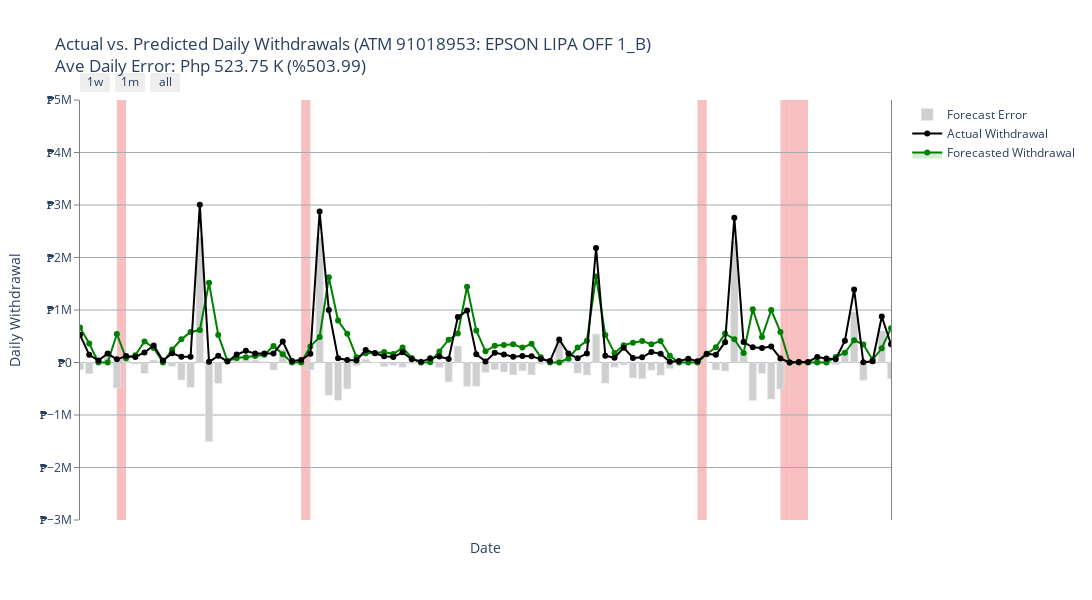
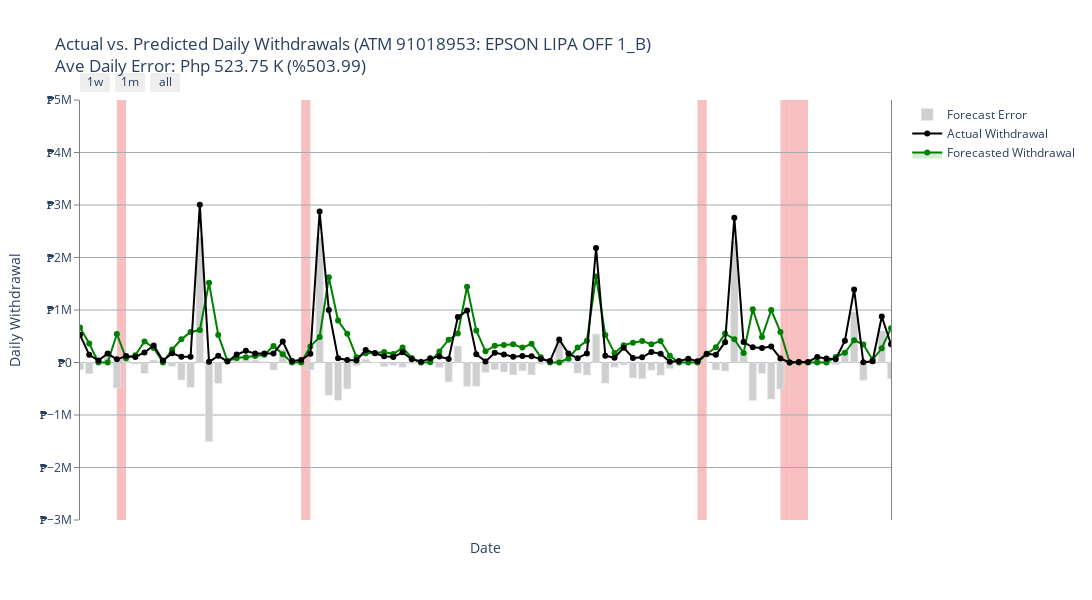

These figures' notebook cell, in order:
### Code cell
visual(all_,holidays,path+'Prophet Visuals/')

### Figure 1 — Plotly figure (JSON) as saved in the notebook; plotly's stock layout.template omitted (floating-point values rounded to 4 significant figures; data arrays with more than 128 entries replaced by an {"elided": "..."} marker saying what was removed)
{"data": [{"line": {"width": 0}, "marker": {"color": "rgba(44,160,44,0.2)"}, "mode": "lines", "name": "Lower Bound", "showlegend": false, "type": "scatter", "x": {"elided": "1082 str values"}, "y": {"elided": "1082 float values"}}, {"fill": "tonexty", "fillcolor": "rgba(44,160,44,0.2)", "line": {"color": "green"}, "mode": "lines+markers", "name": "Forecasted Withdrawal", "showlegend": true, "type": "scatter", "x": {"elided": "1082 str values"}, "y": {"elided": "1082 float values"}}, {"fill": "tonexty", "fillcolor": "rgba(44,160,44,0.2)", "line": {"width": 0}, "marker": {"color": "rgba(44,160,44,0.2)"}, "mode": "lines", "name": "Upper Bound", "showlegend": false, "type": "scatter", "x": {"elided": "1082 str values"}, "y": {"elided": "1082 float values"}}, {"line": {"color": "rgba(0,0,0,1)"}, "mode": "lines+markers", "name": "Actual Withdrawal", "showlegend": true, "type": "scatter", "x": {"elided": "1082 str values"}, "y": {"elided": "1082 int values"}}, {"marker": {"color": "rgba(207,207,207,1)"}, "name": "Forecast Error", "showlegend": true, "type": "bar", "x": {"elided": "1082 str values"}, "y": {"elided": "1082 float values"}}], "layout": {"height": 600, "paper_bgcolor": "rgb(255,255,255)", "plot_bgcolor": "rgb(255,255,255)", "shapes": [{"fillcolor": "LightCoral", "layer": "below", "line": {"width": 0}, "opacity": 0.5, "type": "rect", "x0": "2017-01-01", "x1": "2017-01-02", "xref": "x", "y0": 0, "y1": 1, "yref": "paper"}, {"fillcolor": "LightCoral", "layer": "below", "line": {"width": 0}, "opacity": 0.5, "type": "rect", "x0": "2017-01-28", "x1": "2017-01-29", "xref": "x", "y0": 0, "y1": 1, "yref": "paper"}, {"fillcolor": "LightCoral", "layer": "below", "line": {"width": 0}, "opacity": 0.5, "type": "rect", "x0": "2017-02-25", "x1": "2017-02-26", "xref": "x", "y0": 0, "y1": 1, "yref": "paper"}, {"fillcolor": "LightCoral", "layer": "below", "line": {"width": 0}, "opacity": 0.5, "type": "rect", "x0": "2017-04-09", "x1": "2017-04-10", "xref": "x", "y0": 0, "y1": 1, "yref": "paper"}, {"fillcolor": "LightCoral", "layer": "below", "line": {"width": 0}, "opacity": 0.5, "type": "rect", "x0": "2017-04-13", "x1": "2017-04-14", "xref": "x", "y0": 0, "y1": 1, "yref": "paper"}, {"fillcolor": "LightCoral", "layer": "below", "line": {"width": 0}, "opacity": 0.5, "type": "rect", "x0": "2017-04-14", "x1": "2017-04-15", "xref": "x", "y0": 0, "y1": 1, "yref": "paper"}, {"fillcolor": "LightCoral", "layer": "below", "line": {"width": 0}, "opacity": 0.5, "type": "rect", "x0": "2017-04-15", "x1": "2017-04-16", "xref": "x", "y0": 0, "y1": 1, "yref": "paper"}, {"fillcolor": "LightCoral", "layer": "below", "line": {"width": 0}, "opacity": 0.5, "type": "rect", "x0": "2017-05-01", "x1": "2017-05-02", "xref": "x", "y0": 0, "y1": 1, "yref": "paper"}, {"fillcolor": "LightCoral", "layer": "below", "line": {"width": 0}, "opacity": 0.5, "type": "rect", "x0": "2017-06-12", "x1": "2017-06-13", "xref": "x", "y0": 0, "y1": 1, "yref": "paper"}, {"fillcolor": "LightCoral", "layer": "below", "line": {"width": 0}, "opacity": 0.5, "type": "rect", "x0": "2017-06-26", "x1": "2017-06-27", "xref": "x", "y0": 0, "y1": 1, "yref": "paper"}, {"fillcolor": "LightCoral", "layer": "below", "line": {"width": 0}, "opacity": 0.5, "type": "rect", "x0": "2017-08-21", "x1": "2017-08-22", "xref": "x", "y0": 0, "y1": 1, "yref": "paper"}, {"fillcolor": "LightCoral", "layer": "below", "line": {"width": 0}, "opacity": 0.5, "type": "rect", "x0": "2017-08-28", "x1": "2017-08-29", "xref": "x", "y0": 0, "y1": 1, "yref": "paper"}, {"fillcolor": "LightCoral", "layer": "below", "line": {"width": 0}, "opacity": 0.5, "type": "rect", "x0": "2017-09-01", "x1": "2017-09-02", "xref": "x", "y0": 0, "y1": 1, "yref": "paper"}, {"fillcolor": "LightCoral", "layer": "below", "line": {"width": 0}, "opacity": 0.5, "type": "rect", "x0": "2017-10-31", "x1": "2017-11-01", "xref": "x", "y0": 0, "y1": 1, "yref": "paper"}, {"fillcolor": "LightCoral", "layer": "below", "line": {"width": 0}, "opacity": 0.5, "type": "rect", "x0": "2017-11-01", "x1": "2017-11-02", "xref": "x", "y0": 0, "y1": 1, "yref": "paper"}, {"fillcolor": "LightCoral", "layer": "below", "line": {"width": 0}, "opacity": 0.5, "type": "rect", "x0": "2017-11-30", "x1": "2017-12-01", "xref": "x", "y0": 0, "y1": 1, "yref": "paper"}, {"fillcolor": "LightCoral", "layer": "below", "line": {"width": 0}, "opacity": 0.5, "type": "rect", "x0": "2017-12-24", "x1": "2017-12-25", "xref": "x", "y0": 0, "y1": 1, "yref": "paper"}, {"fillcolor": "LightCoral", "layer": "below", "line": {"width": 0}, "opacity": 0.5, "type": "rect", "x0": "2017-12-25", "x1": "2017-12-26", "xref": "x", "y0": 0, "y1": 1, "yref": "paper"}, {"fillcolor": "LightCoral", "layer": "below", "line": {"width": 0}, "opacity": 0.5, "type": "rect", "x0": "2017-12-30", "x1": "2017-12-31", "xref": "x", "y0": 0, "y1": 1, "yref": "paper"}, {"fillcolor": "LightCoral", "layer": "below", "line": {"width": 0}, "opacity": 0.5, "type": "rect", "x0": "2017-12-31", "x1": "2018-01-01", "xref": "x", "y0": 0, "y1": 1, "yref": "paper"}, {"fillcolor": "LightCoral", "layer": "below", "line": {"width": 0}, "opacity": 0.5, "type": "rect", "x0": "2018-01-01", "x1": "2018-01-02", "xref": "x", "y0": 0, "y1": 1, "yref": "paper"}, {"fillcolor": "LightCoral", "layer": "below", "line": {"width": 0}, "opacity": 0.5, "type": "rect", "x0": "2018-02-16", "x1": "2018-02-17", "xref": "x", "y0": 0, "y1": 1, "yref": "paper"}, {"fillcolor": "LightCoral", "layer": "below", "line": {"width": 0}, "opacity": 0.5, "type": "rect", "x0": "2018-02-25", "x1": "2018-02-26", "xref": "x", "y0": 0, "y1": 1, "yref": "paper"}, {"fillcolor": "LightCoral", "layer": "below", "line": {"width": 0}, "opacity": 0.5, "type": "rect", "x0": "2018-03-29", "x1": "2018-03-30", "xref": "x", "y0": 0, "y1": 1, "yref": "paper"}, {"fillcolor": "LightCoral", "layer": "below", "line": {"width": 0}, "opacity": 0.5, "type": "rect", "x0": "2018-03-30", "x1": "2018-03-31", "xref": "x", "y0": 0, "y1": 1, "yref": "paper"}, {"fillcolor": "LightCoral", "layer": "below", "line": {"width": 0}, "opacity": 0.5, "type": "rect", "x0": "2018-03-31", "x1": "2018-04-01", "xref": "x", "y0": 0, "y1": 1, "yref": "paper"}, {"fillcolor": "LightCoral", "layer": "below", "line": {"width": 0}, "opacity": 0.5, "type": "rect", "x0": "2018-04-09", "x1": "2018-04-10", "xref": "x", "y0": 0, "y1": 1, "yref": "paper"}, {"fillcolor": "LightCoral", "layer": "below", "line": {"width": 0}, "opacity": 0.5, "type": "rect", "x0": "2018-05-01", "x1": "2018-05-02", "xref": "x", "y0": 0, "y1": 1, "yref": "paper"}, {"fillcolor": "LightCoral", "layer": "below", "line": {"width": 0}, "opacity": 0.5, "type": "rect", "x0": "2018-06-12", "x1": "2018-06-13", "xref": "x", "y0": 0, "y1": 1, "yref": "paper"}, {"fillcolor": "LightCoral", "layer": "below", "line": {"width": 0}, "opacity": 0.5, "type": "rect", "x0": "2018-06-15", "x1": "2018-06-16", "xref": "x", "y0": 0, "y1": 1, "yref": "paper"}, {"fillcolor": "LightCoral", "layer": "below", "line": {"width": 0}, "opacity": 0.5, "type": "rect", "x0": "2018-08-21", "x1": "2018-08-22", "xref": "x", "y0": 0, "y1": 1, "yref": "paper"}, {"fillcolor": "LightCoral", "layer": "below", "line": {"width": 0}, "opacity": 0.5, "type": "rect", "x0": "2018-08-27", "x1": "2018-08-28", "xref": "x", "y0": 0, "y1": 1, "yref": "paper"}, {"fillcolor": "LightCoral", "layer": "below", "line": {"width": 0}, "opacity": 0.5, "type": "rect", "x0": "2018-10-31", "x1": "2018-11-01", "xref": "x", "y0": 0, "y1": 1, "yref": "paper"}, {"fillcolor": "LightCoral", "layer": "below", "line": {"width": 0}, "opacity": 0.5, "type": "rect", "x0": "2018-11-01", "x1": "2018-11-02", "xref": "x", "y0": 0, "y1": 1, "yref": "paper"}, {"fillcolor": "LightCoral", "layer": "below", "line": {"width": 0}, "opacity": 0.5, "type": "rect", "x0": "2018-11-30", "x1": "2018-12-01", "xref": "x", "y0": 0, "y1": 1, "yref": "paper"}, {"fillcolor": "LightCoral", "layer": "below", "line": {"width": 0}, "opacity": 0.5, "type": "rect", "x0": "2018-12-24", "x1": "2018-12-25", "xref": "x", "y0": 0, "y1": 1, "yref": "paper"}, {"fillcolor": "LightCoral", "layer": "below", "line": {"width": 0}, "opacity": 0.5, "type": "rect", "x0": "2018-12-25", "x1": "2018-12-26", "xref": "x", "y0": 0, "y1": 1, "yref": "paper"}, {"fillcolor": "LightCoral", "layer": "below", "line": {"width": 0}, "opacity": 0.5, "type": "rect", "x0": "2018-12-30", "x1": "2018-12-31", "xref": "x", "y0": 0, "y1": 1, "yref": "paper"}, {"fillcolor": "LightCoral", "layer": "below", "line": {"width": 0}, "opacity": 0.5, "type": "rect", "x0": "2018-12-31", "x1": "2019-01-01", "xref": "x", "y0": 0, "y1": 1, "yref": "paper"}, {"fillcolor": "LightCoral", "layer": "below", "line": {"width": 0}, "opacity": 0.5, "type": "rect", "x0": "2019-01-01", "x1": "2019-01-02", "xref": "x", "y0": 0, "y1": 1, "yref": "paper"}, {"fillcolor": "LightCoral", "layer": "below", "line": {"width": 0}, "opacity": 0.5, "type": "rect", "x0": "2019-02-05", "x1": "2019-02-06", "xref": "x", "y0": 0, "y1": 1, "yref": "paper"}, {"fillcolor": "LightCoral", "layer": "below", "line": {"width": 0}, "opacity": 0.5, "type": "rect", "x0": "2019-02-25", "x1": "2019-02-26", "xref": "x", "y0": 0, "y1": 1, "yref": "paper"}, {"fillcolor": "LightCoral", "layer": "below", "line": {"width": 0}, "opacity": 0.5, "type": "rect", "x0": "2019-04-09", "x1": "2019-04-10", "xref": "x", "y0": 0, "y1": 1, "yref": "paper"}, {"fillcolor": "LightCoral", "layer": "below", "line": {"width": 0}, "opacity": 0.5, "type": "rect", "x0": "2019-04-18", "x1": "2019-04-19", "xref": "x", "y0": 0, "y1": 1, "yref": "paper"}, {"fillcolor": "LightCoral", "layer": "below", "line": {"width": 0}, "opacity": 0.5, "type": "rect", "x0": "2019-04-19", "x1": "2019-04-20", "xref": "x", "y0": 0, "y1": 1, "yref": "paper"}, {"fillcolor": "LightCoral", "layer": "below", "line": {"width": 0}, "opacity": 0.5, "type": "rect", "x0": "2019-04-20", "x1": "2019-04-21", "xref": "x", "y0": 0, "y1": 1, "yref": "paper"}, {"fillcolor": "LightCoral", "layer": "below", "line": {"width": 0}, "opacity": 0.5, "type": "rect", "x0": "2019-05-01", "x1": "2019-05-02", "xref": "x", "y0": 0, "y1": 1, "yref": "paper"}, {"fillcolor": "LightCoral", "layer": "below", "line": {"width": 0}, "opacity": 0.5, "type": "rect", "x0": "2019-06-05", "x1": "2019-06-06", "xref": "x", "y0": 0, "y1": 1, "yref": "paper"}, {"fillcolor": "LightCoral", "layer": "below", "line": {"width": 0}, "opacity": 0.5, "type": "rect", "x0": "2019-06-12", "x1": "2019-06-13", "xref": "x", "y0": 0, "y1": 1, "yref": "paper"}, {"fillcolor": "LightCoral", "layer": "below", "line": {"width": 0}, "opacity": 0.5, "type": "rect", "x0": "2019-08-12", "x1": "2019-08-13", "xref": "x", "y0": 0, "y1": 1, "yref": "paper"}, {"fillcolor": "LightCoral", "layer": "below", "line": {"width": 0}, "opacity": 0.5, "type": "rect", "x0": "2019-08-21", "x1": "2019-08-22", "xref": "x", "y0": 0, "y1": 1, "yref": "paper"}, {"fillcolor": "LightCoral", "layer": "below", "line": {"width": 0}, "opacity": 0.5, "type": "rect", "x0": "2019-08-26", "x1": "2019-08-27", "xref": "x", "y0": 0, "y1": 1, "yref": "paper"}, {"fillcolor": "LightCoral", "layer": "below", "line": {"width": 0}, "opacity": 0.5, "type": "rect", "x0": "2019-10-31", "x1": "2019-11-01", "xref": "x", "y0": 0, "y1": 1, "yref": "paper"}, {"fillcolor": "LightCoral", "layer": "below", "line": {"width": 0}, "opacity": 0.5, "type": "rect", "x0": "2019-11-01", "x1": "2019-11-02", "xref": "x", "y0": 0, "y1": 1, "yref": "paper"}, {"fillcolor": "LightCoral", "layer": "below", "line": {"width": 0}, "opacity": 0.5, "type": "rect", "x0": "2019-11-30", "x1": "2019-12-01", "xref": "x", "y0": 0, "y1": 1, "yref": "paper"}], "showlegend": true, "title": {"text": "Actual vs. Predicted Daily Withdrawals (ATM 91018953: EPSON LIPA OFF 1_B)<br>Ave Daily Error: Php 523.75 K (%503.99)"}, "width": 1200, "xaxis": {"gridcolor": "rgb(165,172,175)", "gridwidth": 0.5, "range": ["2019-02-01", "2019-04-30"], "rangeselector": {"buttons": [{"count": 7, "label": "1w", "step": "day"}, {"count": 1, "label": "1m", "step": "month"}, {"step": "all"}]}, "rangeslider": {"visible": false}, "showgrid": true, "showline": false, "showticklabels": true, "tickcolor": "rgb(127,127,127)", "tickformat": "%b %d <br>%Y <br>(%a)", "tickmode": "array", "ticks": "outside", "ticktext": [], "tickvals": {"elided": "1082 int values"}, "title": {"text": "Date"}, "type": "date", "zeroline": false}, "yaxis": {"gridcolor": "rgb(165,172,175)", "linecolor": "gray", "mirror": true, "range": [-3000000, 5000000], "showgrid": true, "showline": true, "showticklabels": true, "tickcolor": "rgb(127,127,127)", "tickprefix": "₱", "ticks": "outside", "title": {"text": "Daily Withdrawal"}, "zeroline": false}}}

### Figure 2 — Plotly figure (JSON) as saved in the notebook; plotly's stock layout.template omitted (floating-point values rounded to 4 significant figures; data arrays with more than 128 entries replaced by an {"elided": "..."} marker saying what was removed)
{"data": [{"line": {"width": 0}, "marker": {"color": "rgba(44,160,44,0.2)"}, "mode": "lines", "name": "Lower Bound", "showlegend": false, "type": "scatter", "x": {"elided": "1082 str values"}, "y": {"elided": "1082 float values"}}, {"fill": "tonexty", "fillcolor": "rgba(44,160,44,0.2)", "line": {"color": "green"}, "mode": "lines+markers", "name": "Forecasted Withdrawal", "showlegend": true, "type": "scatter", "x": {"elided": "1082 str values"}, "y": {"elided": "1082 float values"}}, {"fill": "tonexty", "fillcolor": "rgba(44,160,44,0.2)", "line": {"width": 0}, "marker": {"color": "rgba(44,160,44,0.2)"}, "mode": "lines", "name": "Upper Bound", "showlegend": false, "type": "scatter", "x": {"elided": "1082 str values"}, "y": {"elided": "1082 float values"}}, {"line": {"color": "rgba(0,0,0,1)"}, "mode": "lines+markers", "name": "Actual Withdrawal", "showlegend": true, "type": "scatter", "x": {"elided": "1082 str values"}, "y": {"elided": "1082 int values"}}, {"marker": {"color": "rgba(207,207,207,1)"}, "name": "Forecast Error", "showlegend": true, "type": "bar", "x": {"elided": "1082 str values"}, "y": {"elided": "1082 float values"}}], "layout": {"height": 600, "paper_bgcolor": "rgb(255,255,255)", "plot_bgcolor": "rgb(255,255,255)", "shapes": [{"fillcolor": "LightCoral", "layer": "below", "line": {"width": 0}, "opacity": 0.5, "type": "rect", "x0": "2017-01-01", "x1": "2017-01-02", "xref": "x", "y0": 0, "y1": 1, "yref": "paper"}, {"fillcolor": "LightCoral", "layer": "below", "line": {"width": 0}, "opacity": 0.5, "type": "rect", "x0": "2017-01-28", "x1": "2017-01-29", "xref": "x", "y0": 0, "y1": 1, "yref": "paper"}, {"fillcolor": "LightCoral", "layer": "below", "line": {"width": 0}, "opacity": 0.5, "type": "rect", "x0": "2017-02-25", "x1": "2017-02-26", "xref": "x", "y0": 0, "y1": 1, "yref": "paper"}, {"fillcolor": "LightCoral", "layer": "below", "line": {"width": 0}, "opacity": 0.5, "type": "rect", "x0": "2017-04-09", "x1": "2017-04-10", "xref": "x", "y0": 0, "y1": 1, "yref": "paper"}, {"fillcolor": "LightCoral", "layer": "below", "line": {"width": 0}, "opacity": 0.5, "type": "rect", "x0": "2017-04-13", "x1": "2017-04-14", "xref": "x", "y0": 0, "y1": 1, "yref": "paper"}, {"fillcolor": "LightCoral", "layer": "below", "line": {"width": 0}, "opacity": 0.5, "type": "rect", "x0": "2017-04-14", "x1": "2017-04-15", "xref": "x", "y0": 0, "y1": 1, "yref": "paper"}, {"fillcolor": "LightCoral", "layer": "below", "line": {"width": 0}, "opacity": 0.5, "type": "rect", "x0": "2017-04-15", "x1": "2017-04-16", "xref": "x", "y0": 0, "y1": 1, "yref": "paper"}, {"fillcolor": "LightCoral", "layer": "below", "line": {"width": 0}, "opacity": 0.5, "type": "rect", "x0": "2017-05-01", "x1": "2017-05-02", "xref": "x", "y0": 0, "y1": 1, "yref": "paper"}, {"fillcolor": "LightCoral", "layer": "below", "line": {"width": 0}, "opacity": 0.5, "type": "rect", "x0": "2017-06-12", "x1": "2017-06-13", "xref": "x", "y0": 0, "y1": 1, "yref": "paper"}, {"fillcolor": "LightCoral", "layer": "below", "line": {"width": 0}, "opacity": 0.5, "type": "rect", "x0": "2017-06-26", "x1": "2017-06-27", "xref": "x", "y0": 0, "y1": 1, "yref": "paper"}, {"fillcolor": "LightCoral", "layer": "below", "line": {"width": 0}, "opacity": 0.5, "type": "rect", "x0": "2017-08-21", "x1": "2017-08-22", "xref": "x", "y0": 0, "y1": 1, "yref": "paper"}, {"fillcolor": "LightCoral", "layer": "below", "line": {"width": 0}, "opacity": 0.5, "type": "rect", "x0": "2017-08-28", "x1": "2017-08-29", "xref": "x", "y0": 0, "y1": 1, "yref": "paper"}, {"fillcolor": "LightCoral", "layer": "below", "line": {"width": 0}, "opacity": 0.5, "type": "rect", "x0": "2017-09-01", "x1": "2017-09-02", "xref": "x", "y0": 0, "y1": 1, "yref": "paper"}, {"fillcolor": "LightCoral", "layer": "below", "line": {"width": 0}, "opacity": 0.5, "type": "rect", "x0": "2017-10-31", "x1": "2017-11-01", "xref": "x", "y0": 0, "y1": 1, "yref": "paper"}, {"fillcolor": "LightCoral", "layer": "below", "line": {"width": 0}, "opacity": 0.5, "type": "rect", "x0": "2017-11-01", "x1": "2017-11-02", "xref": "x", "y0": 0, "y1": 1, "yref": "paper"}, {"fillcolor": "LightCoral", "layer": "below", "line": {"width": 0}, "opacity": 0.5, "type": "rect", "x0": "2017-11-30", "x1": "2017-12-01", "xref": "x", "y0": 0, "y1": 1, "yref": "paper"}, {"fillcolor": "LightCoral", "layer": "below", "line": {"width": 0}, "opacity": 0.5, "type": "rect", "x0": "2017-12-24", "x1": "2017-12-25", "xref": "x", "y0": 0, "y1": 1, "yref": "paper"}, {"fillcolor": "LightCoral", "layer": "below", "line": {"width": 0}, "opacity": 0.5, "type": "rect", "x0": "2017-12-25", "x1": "2017-12-26", "xref": "x", "y0": 0, "y1": 1, "yref": "paper"}, {"fillcolor": "LightCoral", "layer": "below", "line": {"width": 0}, "opacity": 0.5, "type": "rect", "x0": "2017-12-30", "x1": "2017-12-31", "xref": "x", "y0": 0, "y1": 1, "yref": "paper"}, {"fillcolor": "LightCoral", "layer": "below", "line": {"width": 0}, "opacity": 0.5, "type": "rect", "x0": "2017-12-31", "x1": "2018-01-01", "xref": "x", "y0": 0, "y1": 1, "yref": "paper"}, {"fillcolor": "LightCoral", "layer": "below", "line": {"width": 0}, "opacity": 0.5, "type": "rect", "x0": "2018-01-01", "x1": "2018-01-02", "xref": "x", "y0": 0, "y1": 1, "yref": "paper"}, {"fillcolor": "LightCoral", "layer": "below", "line": {"width": 0}, "opacity": 0.5, "type": "rect", "x0": "2018-02-16", "x1": "2018-02-17", "xref": "x", "y0": 0, "y1": 1, "yref": "paper"}, {"fillcolor": "LightCoral", "layer": "below", "line": {"width": 0}, "opacity": 0.5, "type": "rect", "x0": "2018-02-25", "x1": "2018-02-26", "xref": "x", "y0": 0, "y1": 1, "yref": "paper"}, {"fillcolor": "LightCoral", "layer": "below", "line": {"width": 0}, "opacity": 0.5, "type": "rect", "x0": "2018-03-29", "x1": "2018-03-30", "xref": "x", "y0": 0, "y1": 1, "yref": "paper"}, {"fillcolor": "LightCoral", "layer": "below", "line": {"width": 0}, "opacity": 0.5, "type": "rect", "x0": "2018-03-30", "x1": "2018-03-31", "xref": "x", "y0": 0, "y1": 1, "yref": "paper"}, {"fillcolor": "LightCoral", "layer": "below", "line": {"width": 0}, "opacity": 0.5, "type": "rect", "x0": "2018-03-31", "x1": "2018-04-01", "xref": "x", "y0": 0, "y1": 1, "yref": "paper"}, {"fillcolor": "LightCoral", "layer": "below", "line": {"width": 0}, "opacity": 0.5, "type": "rect", "x0": "2018-04-09", "x1": "2018-04-10", "xref": "x", "y0": 0, "y1": 1, "yref": "paper"}, {"fillcolor": "LightCoral", "layer": "below", "line": {"width": 0}, "opacity": 0.5, "type": "rect", "x0": "2018-05-01", "x1": "2018-05-02", "xref": "x", "y0": 0, "y1": 1, "yref": "paper"}, {"fillcolor": "LightCoral", "layer": "below", "line": {"width": 0}, "opacity": 0.5, "type": "rect", "x0": "2018-06-12", "x1": "2018-06-13", "xref": "x", "y0": 0, "y1": 1, "yref": "paper"}, {"fillcolor": "LightCoral", "layer": "below", "line": {"width": 0}, "opacity": 0.5, "type": "rect", "x0": "2018-06-15", "x1": "2018-06-16", "xref": "x", "y0": 0, "y1": 1, "yref": "paper"}, {"fillcolor": "LightCoral", "layer": "below", "line": {"width": 0}, "opacity": 0.5, "type": "rect", "x0": "2018-08-21", "x1": "2018-08-22", "xref": "x", "y0": 0, "y1": 1, "yref": "paper"}, {"fillcolor": "LightCoral", "layer": "below", "line": {"width": 0}, "opacity": 0.5, "type": "rect", "x0": "2018-08-27", "x1": "2018-08-28", "xref": "x", "y0": 0, "y1": 1, "yref": "paper"}, {"fillcolor": "LightCoral", "layer": "below", "line": {"width": 0}, "opacity": 0.5, "type": "rect", "x0": "2018-10-31", "x1": "2018-11-01", "xref": "x", "y0": 0, "y1": 1, "yref": "paper"}, {"fillcolor": "LightCoral", "layer": "below", "line": {"width": 0}, "opacity": 0.5, "type": "rect", "x0": "2018-11-01", "x1": "2018-11-02", "xref": "x", "y0": 0, "y1": 1, "yref": "paper"}, {"fillcolor": "LightCoral", "layer": "below", "line": {"width": 0}, "opacity": 0.5, "type": "rect", "x0": "2018-11-30", "x1": "2018-12-01", "xref": "x", "y0": 0, "y1": 1, "yref": "paper"}, {"fillcolor": "LightCoral", "layer": "below", "line": {"width": 0}, "opacity": 0.5, "type": "rect", "x0": "2018-12-24", "x1": "2018-12-25", "xref": "x", "y0": 0, "y1": 1, "yref": "paper"}, {"fillcolor": "LightCoral", "layer": "below", "line": {"width": 0}, "opacity": 0.5, "type": "rect", "x0": "2018-12-25", "x1": "2018-12-26", "xref": "x", "y0": 0, "y1": 1, "yref": "paper"}, {"fillcolor": "LightCoral", "layer": "below", "line": {"width": 0}, "opacity": 0.5, "type": "rect", "x0": "2018-12-30", "x1": "2018-12-31", "xref": "x", "y0": 0, "y1": 1, "yref": "paper"}, {"fillcolor": "LightCoral", "layer": "below", "line": {"width": 0}, "opacity": 0.5, "type": "rect", "x0": "2018-12-31", "x1": "2019-01-01", "xref": "x", "y0": 0, "y1": 1, "yref": "paper"}, {"fillcolor": "LightCoral", "layer": "below", "line": {"width": 0}, "opacity": 0.5, "type": "rect", "x0": "2019-01-01", "x1": "2019-01-02", "xref": "x", "y0": 0, "y1": 1, "yref": "paper"}, {"fillcolor": "LightCoral", "layer": "below", "line": {"width": 0}, "opacity": 0.5, "type": "rect", "x0": "2019-02-05", "x1": "2019-02-06", "xref": "x", "y0": 0, "y1": 1, "yref": "paper"}, {"fillcolor": "LightCoral", "layer": "below", "line": {"width": 0}, "opacity": 0.5, "type": "rect", "x0": "2019-02-25", "x1": "2019-02-26", "xref": "x", "y0": 0, "y1": 1, "yref": "paper"}, {"fillcolor": "LightCoral", "layer": "below", "line": {"width": 0}, "opacity": 0.5, "type": "rect", "x0": "2019-04-09", "x1": "2019-04-10", "xref": "x", "y0": 0, "y1": 1, "yref": "paper"}, {"fillcolor": "LightCoral", "layer": "below", "line": {"width": 0}, "opacity": 0.5, "type": "rect", "x0": "2019-04-18", "x1": "2019-04-19", "xref": "x", "y0": 0, "y1": 1, "yref": "paper"}, {"fillcolor": "LightCoral", "layer": "below", "line": {"width": 0}, "opacity": 0.5, "type": "rect", "x0": "2019-04-19", "x1": "2019-04-20", "xref": "x", "y0": 0, "y1": 1, "yref": "paper"}, {"fillcolor": "LightCoral", "layer": "below", "line": {"width": 0}, "opacity": 0.5, "type": "rect", "x0": "2019-04-20", "x1": "2019-04-21", "xref": "x", "y0": 0, "y1": 1, "yref": "paper"}, {"fillcolor": "LightCoral", "layer": "below", "line": {"width": 0}, "opacity": 0.5, "type": "rect", "x0": "2019-05-01", "x1": "2019-05-02", "xref": "x", "y0": 0, "y1": 1, "yref": "paper"}, {"fillcolor": "LightCoral", "layer": "below", "line": {"width": 0}, "opacity": 0.5, "type": "rect", "x0": "2019-06-05", "x1": "2019-06-06", "xref": "x", "y0": 0, "y1": 1, "yref": "paper"}, {"fillcolor": "LightCoral", "layer": "below", "line": {"width": 0}, "opacity": 0.5, "type": "rect", "x0": "2019-06-12", "x1": "2019-06-13", "xref": "x", "y0": 0, "y1": 1, "yref": "paper"}, {"fillcolor": "LightCoral", "layer": "below", "line": {"width": 0}, "opacity": 0.5, "type": "rect", "x0": "2019-08-12", "x1": "2019-08-13", "xref": "x", "y0": 0, "y1": 1, "yref": "paper"}, {"fillcolor": "LightCoral", "layer": "below", "line": {"width": 0}, "opacity": 0.5, "type": "rect", "x0": "2019-08-21", "x1": "2019-08-22", "xref": "x", "y0": 0, "y1": 1, "yref": "paper"}, {"fillcolor": "LightCoral", "layer": "below", "line": {"width": 0}, "opacity": 0.5, "type": "rect", "x0": "2019-08-26", "x1": "2019-08-27", "xref": "x", "y0": 0, "y1": 1, "yref": "paper"}, {"fillcolor": "LightCoral", "layer": "below", "line": {"width": 0}, "opacity": 0.5, "type": "rect", "x0": "2019-10-31", "x1": "2019-11-01", "xref": "x", "y0": 0, "y1": 1, "yref": "paper"}, {"fillcolor": "LightCoral", "layer": "below", "line": {"width": 0}, "opacity": 0.5, "type": "rect", "x0": "2019-11-01", "x1": "2019-11-02", "xref": "x", "y0": 0, "y1": 1, "yref": "paper"}, {"fillcolor": "LightCoral", "layer": "below", "line": {"width": 0}, "opacity": 0.5, "type": "rect", "x0": "2019-11-30", "x1": "2019-12-01", "xref": "x", "y0": 0, "y1": 1, "yref": "paper"}], "showlegend": true, "title": {"text": "Actual vs. Predicted Daily Withdrawals (ATM 91018953: EPSON LIPA OFF 1_B)<br>Ave Daily Error: Php 523.75 K (%503.99)"}, "width": 1200, "xaxis": {"gridcolor": "rgb(165,172,175)", "gridwidth": 0.5, "range": ["2019-02-01", "2019-04-30"], "rangeselector": {"buttons": [{"count": 7, "label": "1w", "step": "day"}, {"count": 1, "label": "1m", "step": "month"}, {"step": "all"}]}, "rangeslider": {"visible": false}, "showgrid": true, "showline": false, "showticklabels": true, "tickcolor": "rgb(127,127,127)", "tickformat": "%b %d <br>%Y <br>(%a)", "tickmode": "array", "ticks": "outside", "ticktext": [], "tickvals": {"elided": "1082 int values"}, "title": {"text": "Date"}, "type": "date", "zeroline": false}, "yaxis": {"gridcolor": "rgb(165,172,175)", "linecolor": "gray", "mirror": true, "range": [-3000000, 5000000], "showgrid": true, "showline": true, "showticklabels": true, "tickcolor": "rgb(127,127,127)", "tickprefix": "₱", "ticks": "outside", "title": {"text": "Daily Withdrawal"}, "zeroline": false}}}
